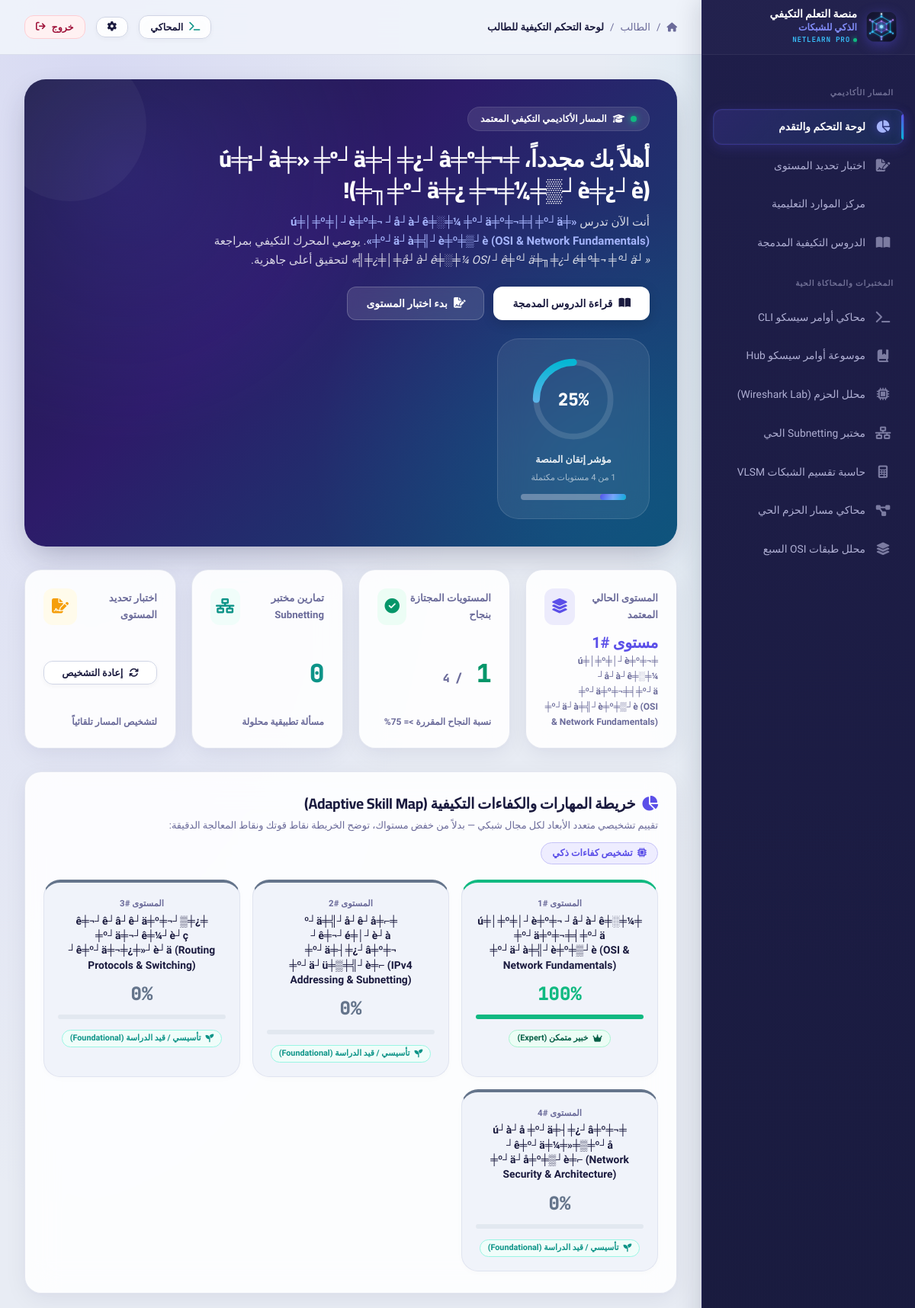
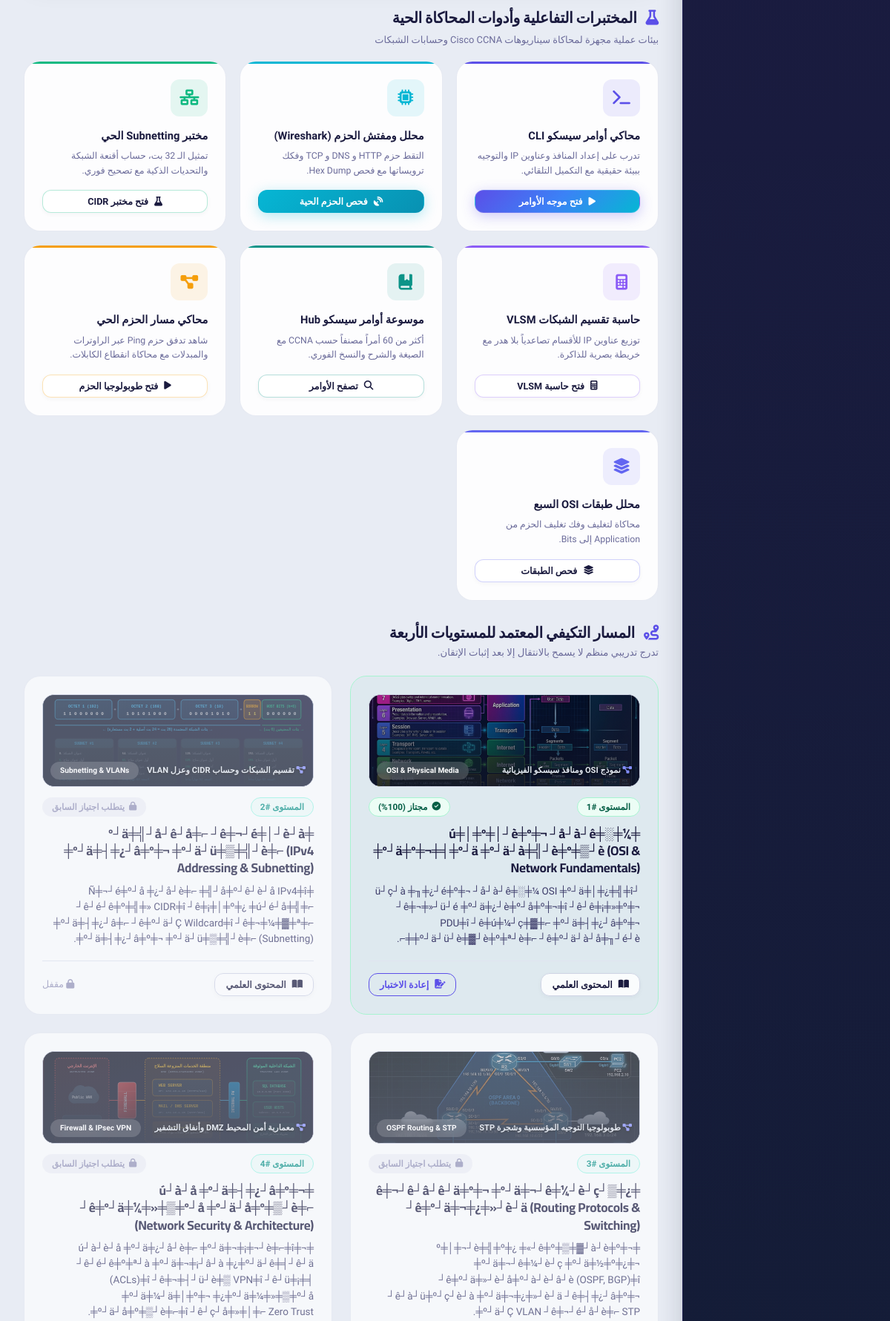
The page /student/dashboard.php (signed in, upper part) on the database its author committed (2 pictures, top to bottom).
### tables this page shows
CREATE TABLE `users` (
  `id` int(11) NOT NULL AUTO_INCREMENT,
  `full_name` varchar(120) NOT NULL,
  `email` varchar(150) NOT NULL,
  `password` varchar(255) NOT NULL,
  `role` enum('student','admin') NOT NULL DEFAULT 'student',
  `current_level_id` int(11) NOT NULL DEFAULT '1',
  `highest_mastered_level_id` int(11) NOT NULL DEFAULT '1',
  `remediation_status` varchar(50) NOT NULL DEFAULT 'clear',
  `must_change_password` tinyint(1) NOT NULL DEFAULT '0',
  `created_at` timestamp NULL DEFAULT CURRENT_TIMESTAMP,
  PRIMARY KEY (`id`),
  UNIQUE KEY `email` (`email`),
  KEY `fk_users_level` (`current_level_id`),
  CONSTRAINT `fk_users_level` FOREIGN KEY (`current_level_id`) REFERENCES `levels` (`id`)
);

CREATE TABLE `levels` (
  `id` int(11) NOT NULL AUTO_INCREMENT,
  `level_name` varchar(150) NOT NULL,
  `level_order` int(11) NOT NULL,
  `description` text,
  `passing_score` int(11) NOT NULL DEFAULT '75',
  `icon_class` varchar(60) NOT NULL DEFAULT 'fa-network-wired',
  `created_at` timestamp NULL DEFAULT CURRENT_TIMESTAMP,
  PRIMARY KEY (`id`),
  UNIQUE KEY `level_order` (`level_order`)
);

CREATE TABLE `exam_results` (
  `id` int(11) NOT NULL AUTO_INCREMENT,
  `user_id` int(11) NOT NULL,
  `level_id` int(11) NOT NULL,
  `score` int(11) NOT NULL DEFAULT '0',
  `status` enum('passed','failed') NOT NULL DEFAULT 'failed',
  `created_at` timestamp NULL DEFAULT CURRENT_TIMESTAMP,
  PRIMARY KEY (`id`),
  KEY `fk_results_level` (`level_id`),
  KEY `idx_results_user_level` (`user_id`,`level_id`),
  CONSTRAINT `fk_results_level` FOREIGN KEY (`level_id`) REFERENCES `levels` (`id`) ON DELETE CASCADE,
  CONSTRAINT `fk_results_user` FOREIGN KEY (`user_id`) REFERENCES `users` (`id`) ON DELETE CASCADE
);

### student/dashboard.php (the view, shortened to what the rows shown need)
<?php
require_once __DIR__ . '/../config/db.php';
require_once __DIR__ . '/../config/security.php';
require_once __DIR__ . '/../includes/precision_remediation_helper.php';
$user_id = $_SESSION['user_id'];
$skill_map = calculate_user_skill_map($pdo, $user_id);
$stmt = $pdo->prepare("
    SELECT u.*, l.level_name, l.level_order
    FROM users u
    LEFT JOIN levels l ON u.current_level_id = l.id
    WHERE u.id = ?
");
$stmt->execute([$user_id]);
$student = $stmt->fetch();
$current_level_id = (int)($student['current_level_id'] ?? 1);
$levels = $pdo->query("SELECT * FROM levels ORDER BY level_order ASC")->fetchAll();
$weak_topic_stmt = $pdo->prepare("
    SELECT t.topic_name, COUNT(*) as err_count
    FROM attempt_questions aq
    JOIN exam_attempts a ON aq.attempt_id = a.id
    JOIN questions q ON aq.question_id = q.id
    JOIN topics t ON q.topic_id = t.id
    WHERE a.user_id = ? AND aq.is_correct = 0
    GROUP BY t.topic_name
    ORDER BY err_count DESC
    LIMIT 1
");
$weak_topic_stmt->execute([$user_id]);
$weakest_topic = $weak_topic_stmt->fetchColumn();
require_once __DIR__ . '/../includes/header.php';
?>
<div class="student-hero-banner">
    <div style="display: flex; justify-content: space-between; align-items: center; flex-wrap: wrap; gap: 24px; position: relative; z-index: 2;">
        <div style="max-width: 620px;">
            <div style="display: inline-flex; align-items: center; gap: 8px; background: rgba(255, 255, 255, 0.1); backdrop-filter: blur(8px); padding: 5px 16px; border-radius: var(--radius-full); font-size: 0.82rem; font-weight: 700; margin-bottom: 16px; border: 1px solid rgba(255, 255, 255, 0.1);">
                <span style="width: 8px; height: 8px; border-radius: 50%; background: #10B981; display: inline-block; box-shadow: 0 0 8px #10B981;"></span>
                <i class="fa-solid fa-graduation-cap"></i>
                <span>المسار الأكاديمي التكيفي المعتمد</span>
            </div>
            <h1 style="color: #FFFFFF; font-size: 2rem; margin-bottom: 10px; font-weight: 800;">
                <?php echo isset($_GET['welcome']) ? 'مرحباً بك في منصتنا،' : 'أهلاً بك مجدداً،'; ?> <?php echo clean_output($student['full_name']); ?>! <?php echo isset($_GET['welcome']) ? '🎉' : ''; ?>
            </h1>
            <p style="color: rgba(255, 255, 255, 0.82); font-size: 1rem; margin-bottom: 22px; line-height: 1.65;">
                أنت الآن تدرس <strong style="color: #A5B4FC;">«<?php echo clean_output($student['level_name'] ?? 'المستوى الأول'); ?>»</strong>.
                <?php if ($weakest_topic): ?>
                    يوصي المحرك التكيفي بمراجعة <em>«<?php echo clean_output($weakest_topic); ?>»</em> لتحقيق أعلى جاهزية.
                <?php else: ?>
                    استكمل الدروس التفاعلية وخض اختبار الترقية لاعتماد مستواك الجديد.
                <?php endif; ?>
            </p>
            <div style="display: flex; gap: 12px; flex-wrap: wrap;">
                <a href="study_module.php?level_id=<?php echo $current_level_id; ?>" class="btn" style="background: #FFFFFF; color: #1A1A3E !important; font-weight: 700; box-shadow: 0 4px 16px rgba(0, 0, 0, 0.15); padding: 12px 24px; border-radius: var(--radius-sm);">
                </a>
                <a href="exam.php?level_id=<?php echo $current_level_id; ?>" class="btn" style="background: rgba(255, 255, 255, 0.12); color: #FFFFFF !important; backdrop-filter: blur(8px); border: 1px solid rgba(255, 255, 255, 0.2); padding: 12px 24px; border-radius: var(--radius-sm);">
                </a>
            </div>
        </div>
    </div>
</div>
<div class="grid-4" style="margin-bottom: 30px;">
    <div class="stat-kpi-card">
        <div class="stat-kpi-header">
            <span class="stat-kpi-label">المستوى الحالي المعتمد</span>
            <div class="stat-kpi-icon" style="background: rgba(91, 79, 232, 0.1); color: var(--brand-primary);">
            </div>
        </div>
        <div class="stat-kpi-value" style="font-size: 1.35rem; color: var(--brand-primary); font-family: var(--font-sans);">
            مستوى #<?php echo $student['level_order'] ?? 1; ?>
        </div>
        <div style="font-size: 0.8rem; color: var(--text-muted); font-weight: 600;">
            <?php echo clean_output($student['level_name'] ?? 'أساسيات الشبكات'); ?>
        </div>
    </div>
</div>
<div class="academic-card" style="margin-bottom: 30px; padding: 28px 24px;">
    <div style="display: flex; justify-content: space-between; align-items: center; flex-wrap: wrap; gap: 12px; margin-bottom: 20px;">
        <div>
            <h2 style="font-size: 1.3rem; color: var(--text-heading); margin: 0 0 4px; display: flex; align-items: center; gap: 8px;">
                <i class="fa-solid fa-chart-pie" style="color: var(--brand-primary);"></i>
                خريطة المهارات والكفاءات التكيفية (Adaptive Skill Map)
            </h2>
        </div>
    </div>
    <div style="display: grid; grid-template-columns: repeat(auto-fit, minmax(210px, 1fr)); gap: 16px;">
        <?php foreach ($skill_map as $sm): ?>
            <div style="background: var(--bg-surface-solid); border: 1.5px solid var(--border-subtle); border-top: 4px solid <?php echo $sm['tier_color']; ?>; border-radius: var(--radius-lg); padding: 18px; text-align: center; box-shadow: 0 2px 8px rgba(0,0,0,0.02); transition: all 0.25s ease;">
                <div style="font-size: 0.76rem; color: var(--text-muted); font-weight: 700; margin-bottom: 4px;">
                    المستوى #<?php echo $sm['level_order']; ?>
                </div>
                <div style="font-size: 0.92rem; font-weight: 800; color: var(--text-heading); margin-bottom: 8px; min-height: 42px; display: flex; align-items: center; justify-content: center; line-height: 1.4;">
                    <?php echo clean_output($sm['level_name']); ?>
                </div>
                <div style="font-family: var(--font-code); font-size: 1.6rem; font-weight: 900; color: <?php echo $sm['tier_color']; ?>; margin-bottom: 8px;">
                    <?php echo $sm['percentage']; ?>%
                </div>
                <div style="background: #E2E8F0; height: 6px; border-radius: 3px; overflow: hidden; margin-bottom: 12px;">
                </div>
                <span class="badge <?php echo $sm['tier_badge']; ?>" style="font-size: 0.72rem; padding: 4px 10px;">
                    <i class="<?php echo $sm['tier_icon']; ?>"></i> <?php echo $sm['tier_title']; ?>
                </span>
            </div>
        <?php endforeach; ?>
    </div>
</div>
<div style="margin-bottom: 30px;">
    <div style="display: flex; justify-content: space-between; align-items: center; margin-bottom: 18px;">
        <div>
            <h2 style="font-size: 1.35rem; color: var(--text-heading); margin-bottom: 4px;">
                <i class="fa-solid fa-flask" style="color: var(--brand-primary); margin-left: 8px;"></i>
                المختبرات التفاعلية وأدوات المحاكاة الحية
            </h2>
        </div>
    </div>
</div>
<div style="margin-bottom: 20px; display: flex; justify-content: space-between; align-items: center;">
    <div>
        <h2 style="font-size: 1.35rem; color: var(--text-heading); margin-bottom: 2px;">
            <i class="fa-solid fa-route" style="color: var(--brand-primary); margin-left: 8px;"></i>
            المسار التكيفي المعتمد للمستويات الأربعة
        </h2>
    </div>
</div>
<div class="grid-2" style="margin-bottom: 35px;">
    <?php
    $level_meta_map = [
        1 => [
            'img' => '../assets/img/diag-osi-model.jpg',
            'badge' => 'OSI & Physical Media',
            'caption' => 'نموذج OSI ومنافذ سيسكو الفيزيائية'
        ],
        2 => [
            'img' => '../assets/img/diag-subnetting-cidr.svg',
            'badge' => 'Subnetting & VLANs',
            'caption' => 'تقسيم الشبكات وحساب CIDR وعزل VLAN'
        ],
        3 => [
            'img' => '../assets/img/diag-network-topology.jpg',
            'badge' => 'OSPF Routing & STP',
            'caption' => 'طوبولوجيا التوجيه المؤسسية وشجرة STP'
        ],
        4 => [
            'img' => '../assets/img/diag-firewall-dmz.svg',
            'badge' => 'Firewall & IPsec VPN',
            'caption' => 'معمارية أمن المحيط DMZ وأنفاق التشفير'
        ],
    ];
    foreach ($levels as $lvl):
        $chk_pass = $pdo->prepare("SELECT score FROM exam_results WHERE user_id = ? AND level_id = ? ORDER BY score DESC LIMIT 1");
        $chk_pass->execute([$user_id, $lvl['id']]);
        $best_score = $chk_pass->fetchColumn();
        $is_passed = ($best_score !== false && $best_score >= 75);
        $is_current = ((int)$lvl['id'] === $current_level_id);
        $is_locked = ((int)$lvl['id'] > $current_level_id && !$is_passed);
        $card_class = 'level-card-enhanced';
        if ($is_passed) $card_class .= ' is-passed';
        elseif ($is_current) $card_class .= ' is-current';
        elseif ($is_locked) $card_class .= ' is-locked';
        $diag_info = $level_meta_map[(int)$lvl['level_order']] ?? [
            'img' => '../assets/img/diag-network-topology.jpg',
            'badge' => 'Cisco CCNA Track',
            'caption' => 'مخطط توبولوجيا المسار'
        ];
    ?>
        <div class="<?php echo $card_class; ?>">
            <div style="height: 125px; border-radius: var(--radius-md); overflow: hidden; margin-bottom: 14px; position: relative; background: #0f172a; border: 1px solid var(--border-color);">
                <img src="<?php echo $diag_info['img']; ?>" alt="<?php echo $diag_info['caption']; ?>" style="width: 100%; height: 100%; object-fit: cover; opacity: 0.92; transition: transform 0.4s ease;">
                <div style="position: absolute; inset: 0; background: linear-gradient(180deg, rgba(15,23,42,0.15) 0%, rgba(15,23,42,0.88) 100%);"></div>
                <div style="position: absolute; bottom: 8px; right: 10px; left: 10px; display: flex; justify-content: space-between; align-items: center;">
                    <span style="font-size: 0.74rem; color: #E2E8F0; font-weight: 700; text-shadow: 0 1px 3px rgba(0,0,0,0.8);">
                        <i class="fa-solid fa-diagram-project" style="color: #818CF8;"></i> <?php echo $diag_info['caption']; ?>
                    </span>
                    <span class="badge" style="background: rgba(255,255,255,0.18); color: #FFFFFF; font-size: 0.68rem; backdrop-filter: blur(4px);">
                        <?php echo $diag_info['badge']; ?>
                    </span>
                </div>
            </div>
            <div style="display: flex; justify-content: space-between; align-items: flex-start; margin-bottom: 12px;">
                <span class="badge <?php echo $is_passed ? 'badge-success' : ($is_current ? 'badge-primary' : 'badge-secondary'); ?>">
                    المستوى #<?php echo $lvl['level_order']; ?>
                </span>
                <?php if ($is_passed): ?>
                    <span class="badge badge-success">
                        <i class="fa-solid fa-circle-check"></i> مجتاز (<?php echo $best_score; ?>%)
                    </span>
                <?php elseif ($is_current): ?>
                    <span class="badge badge-primary">
                        <i class="fa-solid fa-spinner fa-spin"></i> قيد الدراسة
                    </span>
                <?php else: ?>
                    <span class="badge" style="background: rgba(208, 213, 229, 0.3); color: var(--text-dim);">
                        <i class="fa-solid fa-lock"></i> يتطلب اجتياز السابق
                    </span>
                <?php endif; ?>
            </div>
            <h3 style="font-size: 1.15rem; color: var(--text-heading); margin-bottom: 8px;">
                <?php echo clean_output($lvl['level_name']); ?>
            </h3>
            <p style="font-size: 0.9rem; color: var(--text-body); margin-bottom: 18px; line-height: 1.6;">
                <?php echo clean_output($lvl['description']); ?>
            </p>
            <div style="display: flex; justify-content: space-between; align-items: center; border-top: 1px solid var(--border-subtle); padding-top: 16px;">
                <a href="study_module.php?level_id=<?php echo $lvl['id']; ?>" class="btn btn-secondary btn-sm">
                    <i class="fa-solid fa-book-open"></i> المحتوى العلمي
                </a>
                <?php if (!$is_locked): ?>
                    <a href="exam.php?level_id=<?php echo $lvl['id']; ?>" class="btn <?php echo $is_passed ? 'btn-outline' : 'btn-primary'; ?> btn-sm">
                        <i class="fa-solid fa-file-signature"></i> <?php echo $is_passed ? 'إعادة الاختبار' : 'بدء الاختبار'; ?>
                    </a>
                <?php else: ?>
                    <span style="font-size: 0.84rem; color: var(--text-dim);">
                        <i class="fa-solid fa-lock"></i> مقفل
                    </span>
                <?php endif; ?>
            </div>
        </div>
    <?php endforeach; ?>
</div>
<?php require_once __DIR__ . '/../includes/footer.php'; ?>

### rows shown on the page
users: full_name "╪ú╪¡┘à╪» ╪º┘ä╪┤╪¿┘â╪º╪¬ (╪╖╪º┘ä╪¿ ╪¬╪¼╪▒┘è╪¿┘è)", current_level.level_name "╪ú╪│╪º╪│┘è╪º╪¬ ┘å┘à┘ê╪░╪¼ ╪º┘ä╪º╪¬╪╡╪º┘ä ╪º┘ä┘à╪╣┘è╪º╪▒┘è (OSI & Network Fundamentals)", current_level.level_order "1"
levels: level_order "3", level_name "╪¿╪▒┘ê╪¬┘ê┘â┘ê┘ä╪º╪¬ ╪º┘ä╪¬┘ê╪¼┘è┘ç ┘ê╪º┘ä╪¬╪¿╪»┘è┘ä (Routing Protocols & Switching)", percentage "0", tier_title "تأسيسي / قيد الدراسة (Foundational)", shows a picture, level_order "طوبولوجيا التوجيه المؤسسية وشجرة STP", level_order "OSPF Routing & STP", shows "يتطلب اجتياز السابق", description "╪º╪│╪¬┘è╪╣╪º╪¿ ╪«┘ê╪º╪▒╪▓┘à┘è╪º╪¬ ╪º┘ä╪¬┘ê╪¼┘è┘ç ╪º┘ä╪½╪º╪¿╪¬ ┘ê╪º┘ä╪»┘è┘å╪º┘à┘è┘â┘è (OSPF, BGP)╪î ┘ê┘à┘ü╪º┘ç┘è┘à ╪º┘ä╪¬╪¿╪»┘è┘ä ┘ê╪┤╪¿┘â╪º╪¬ ╪º┘ä┘Ç VLAN ┘ê╪¬┘é┘å┘è╪⌐ STP."
levels: shows a picture, level_order "نموذج OSI ومنافذ سيسكو الفيزيائية", level_order "OSI & Physical Media", level_order "1", exam_results.score "100", level_name "╪ú╪│╪º╪│┘è╪º╪¬ ┘å┘à┘ê╪░╪¼ ╪º┘ä╪º╪¬╪╡╪º┘ä ╪º┘ä┘à╪╣┘è╪º╪▒┘è (OSI & Network Fundamentals)", description "┘ü┘ç┘à ╪╖╪¿┘é╪º╪¬ ┘å┘à┘ê╪░╪¼ OSI ╪º┘ä╪│╪¿╪╣╪î ┘ê╪¬╪»┘ü┘é ╪º┘ä╪¿┘è╪º┘å╪º╪¬╪î ┘ê┘ê╪¡╪»╪º╪¬ PDU╪î ┘ê╪ú╪¼┘ç╪▓╪⌐ ╪º┘ä╪┤╪¿┘â╪º╪¬ ╪º┘ä┘ü┘è╪▓┘è╪º╪ª┘è╪⌐ ┘ê╪º┘ä┘à┘å╪╖┘é┘è╪⌐.", shows "إعادة الاختبار"
levels: shows a picture, level_order "تقسيم الشبكات وحساب CIDR وعزل VLAN", level_order "Subnetting & VLANs", level_order "2", shows "يتطلب اجتياز السابق", level_name "╪º┘ä╪╣┘å┘ê┘å╪⌐ ┘ê╪¬┘é╪│┘è┘à ╪º┘ä╪┤╪¿┘â╪º╪¬ ╪º┘ä┘ü╪▒╪╣┘è╪⌐ (IPv4 Addressing & Subnetting)", description "╪Ñ╪¬┘é╪º┘å ╪¿┘å┘è╪⌐ ╪╣┘å╪º┘ê┘è┘å IPv4╪î ┘ê┘é┘ê╪º╪╣╪» CIDR╪î ┘ê╪¡╪│╪º╪¿ ╪ú┘é┘å╪╣╪⌐ ╪º┘ä╪┤╪¿┘â╪⌐ ┘ê╪º┘ä┘Ç Wildcard╪î ┘ê╪¬╪¼╪▓╪ª╪⌐ ╪º┘ä╪┤╪¿┘â╪º╪¬ ╪º┘ä┘ü╪▒╪╣┘è╪⌐ (Subnetting).", shows "مقفل"
levels: shows a picture, level_order "معمارية أمن المحيط DMZ وأنفاق التشفير", level_order "Firewall & IPsec VPN", level_order "4", shows "يتطلب اجتياز السابق", level_name "╪ú┘à┘å ╪º┘ä╪┤╪¿┘â╪º╪¬ ┘ê╪º┘ä╪¼╪»╪▒╪º┘å ╪º┘ä┘å╪º╪▒┘è╪⌐ (Network Security & Architecture)", description "╪¬╪ú┘à┘è┘å ╪º┘ä╪¿┘å┘è╪⌐ ╪º┘ä╪¬╪¡╪¬┘è╪⌐╪î ┘ê┘é┘ê╪º╪ª┘à ╪º┘ä╪¬╪¡┘â┘à ╪¿╪º┘ä┘ê╪╡┘ê┘ä (ACLs)╪î ┘ê╪¬╪┤┘ü┘è╪▒ VPN╪î ┘ê┘ü╪¡╪╡ ╪º┘ä╪¼┘ä╪│╪º╪¬ ╪¿╪º┘ä╪¼╪»╪▒╪º┘å ╪º┘ä┘å╪º╪▒┘è╪⌐╪î ┘ê┘ç┘å╪»╪│╪⌐ Zero Trust."

### other values the page prints
$pageTitle "لوحة التحكم التكيفية للطالب"
clean_output($weakest_topic) "┘å┘à┘ê╪░╪¼ OSI ┘ê╪º┘ä╪╖╪¿┘é╪º╪¬ ╪º┘ä╪│╪¿╪╣"
$mastery_score "25"
$passed_levels_count "1"
$lab_count "0"
$sm['level_order'] "1"
clean_output($sm['level_name']) "╪ú╪│╪º╪│┘è╪º╪¬ ┘å┘à┘ê╪░╪¼ ╪º┘ä╪º╪¬╪╡╪º┘ä ╪º┘ä┘à╪╣┘è╪º╪▒┘è (OSI & Network Fundamentals)"
$sm['percentage'] "100"
$sm['tier_title'] "خبير متمكن (Expert)"
$sm['level_order'] "2"
clean_output($sm['level_name']) "╪º┘ä╪╣┘å┘ê┘å╪⌐ ┘ê╪¬┘é╪│┘è┘à ╪º┘ä╪┤╪¿┘â╪º╪¬ ╪º┘ä┘ü╪▒╪╣┘è╪⌐ (IPv4 Addressing & Subnetting)"
$sm['percentage'] "0"
$sm['tier_title'] "تأسيسي / قيد الدراسة (Foundational)"
$sm['level_order'] "4"
clean_output($sm['level_name']) "╪ú┘à┘å ╪º┘ä╪┤╪¿┘â╪º╪¬ ┘ê╪º┘ä╪¼╪»╪▒╪º┘å ╪º┘ä┘å╪º╪▒┘è╪⌐ (Network Security & Architecture)"
